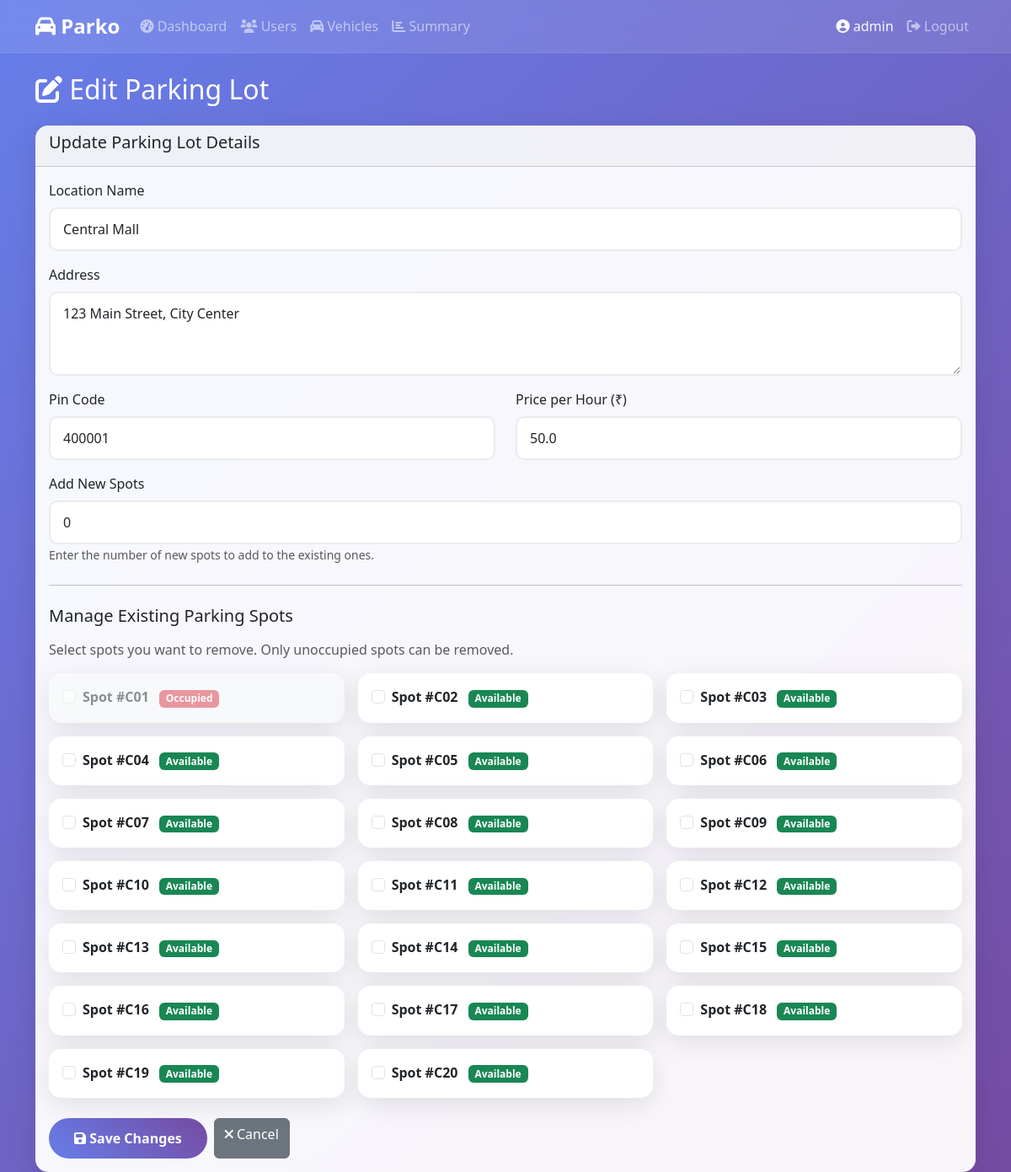
The page /admin/edit_lot/1 (signed in) on the database as committed earlier.
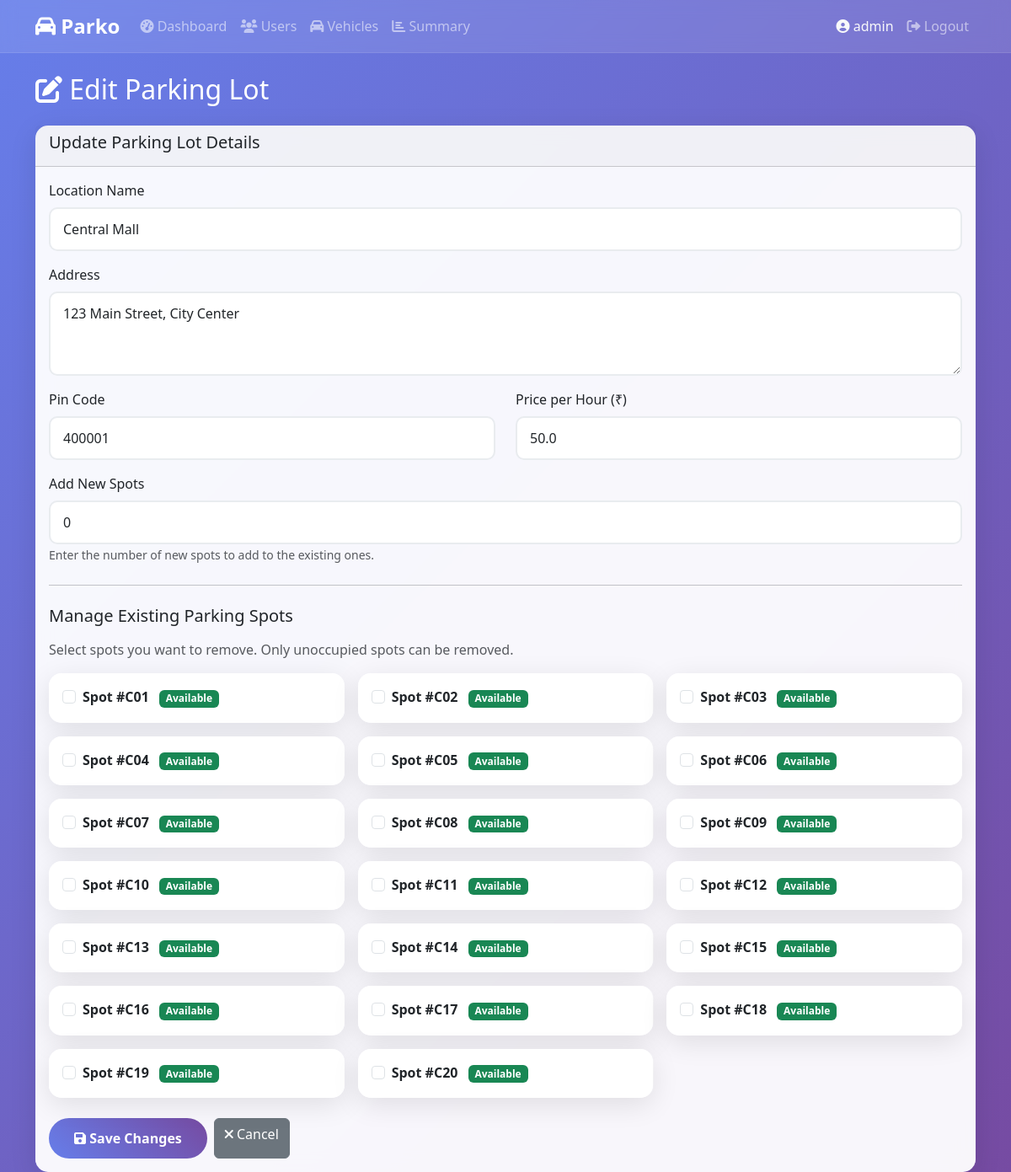
The same page on the database as committed later.
### models/models.py (models this page shows)
class ParkingSpot(db.Model):
    id = db.Column(db.Integer, primary_key=True)
    lot_id = db.Column(db.Integer, db.ForeignKey('parking_lot.id'), nullable=False)
    spot_number = db.Column(db.String(10), nullable=False)
    status = db.Column(db.String(1), default='A')
    reservations = db.relationship('Reservation', backref='spot', lazy=True, cascade="all, delete-orphan")

### controllers/admin_controller.py (the view, shortened to what this page needs)
@admin_bp.route('/edit_lot/<int:lot_id>', methods=['GET', 'POST'])
def edit_lot(lot_id):
    if not session.get('is_admin'):
        return redirect(url_for('user.login'))
    lot = ParkingLot.query.get_or_404(lot_id)
    return render_template('edit_lot.html', lot=lot)

### templates/edit_lot.html (shortened to what the changed rows need)
{% extends "base.html" %}
{% block content %}
<div class="container mt-4">
    <div class="row">
        <div class="col-12">
            <h2 class="text-white mb-4">
                <i class="fas fa-edit"></i> Edit Parking Lot
            </h2>
            <div class="card">
                <div class="card-body">
                    <form method="POST">
                        <div class="row row-cols-1 row-cols-md-3 g-3 mb-4">
                            {% for spot in lot.spots %}
                            <div class="col">
                                <div class="card h-100 {% if spot.status == 'O' %}bg-light{% endif %}">
                                    <div class="card-body">
                                        <div class="form-check">
                                            <input class="form-check-input" type="checkbox" name="spots_to_remove" value="{{ spot.id }}" id="spot{{ spot.id }}" {% if spot.status == 'O' %}disabled{% endif %}>
                                            <label class="form-check-label" for="spot{{ spot.id }}">
                                                <span class="fw-bold">Spot #{{ spot.spot_number }}</span>
                                                <span class="badge {% if spot.status == 'A' %}bg-success{% else %}bg-danger{% endif %} ms-2">
                                                    {{ spot.status == 'A' and 'Available' or 'Occupied' }}
                                                </span>
                                            </label>
                                        </div>
                                    </div>
                                </div>
                            </div>
                            {% endfor %}
                        </div>
                    </form>
                </div>
            </div>
        </div>
    </div>
</div>
{% endblock %}

Rows that differ between the two databases and show on the page:
changed ParkingSpot (number 1 of 20 on the later page): status "Occupied" → "Available"
